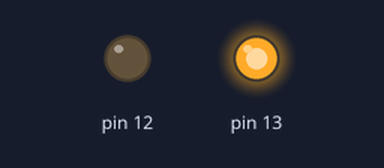
This sketch was run on a simulated Arduino Uno, built with avr-gcc and run on an emulated ATmega328P. Parts: output pins drawn as LEDs (lit = HIGH).

Above: at 0.1 s.
At 2.1 s:
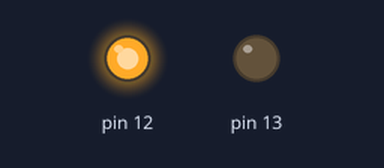
At 3.9 s:
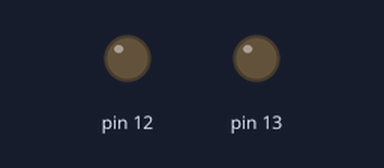
Timing chart, 0 to 5.4 s (numbered marks = the images above):
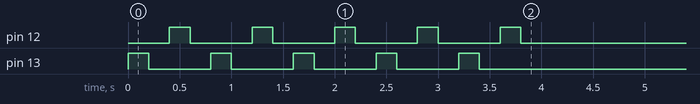

The sketch:

reto03.ino
```cpp
int tiempo = 200;
int n;

void setup() {
  // put your setup code here, to run once:
  pinMode (13, OUTPUT);
  pinMode (12, OUTPUT);
  for (n = 0; n < 5; n++) {
    digitalWrite (13, HIGH);
    delay (tiempo);
    digitalWrite (13, LOW);
    delay (tiempo);
    digitalWrite (12, HIGH);
    delay (tiempo);
    digitalWrite (12, LOW);
    delay (tiempo);
  }


}

void loop() {
  // put your main code here, to run repeatedly:

}
```
